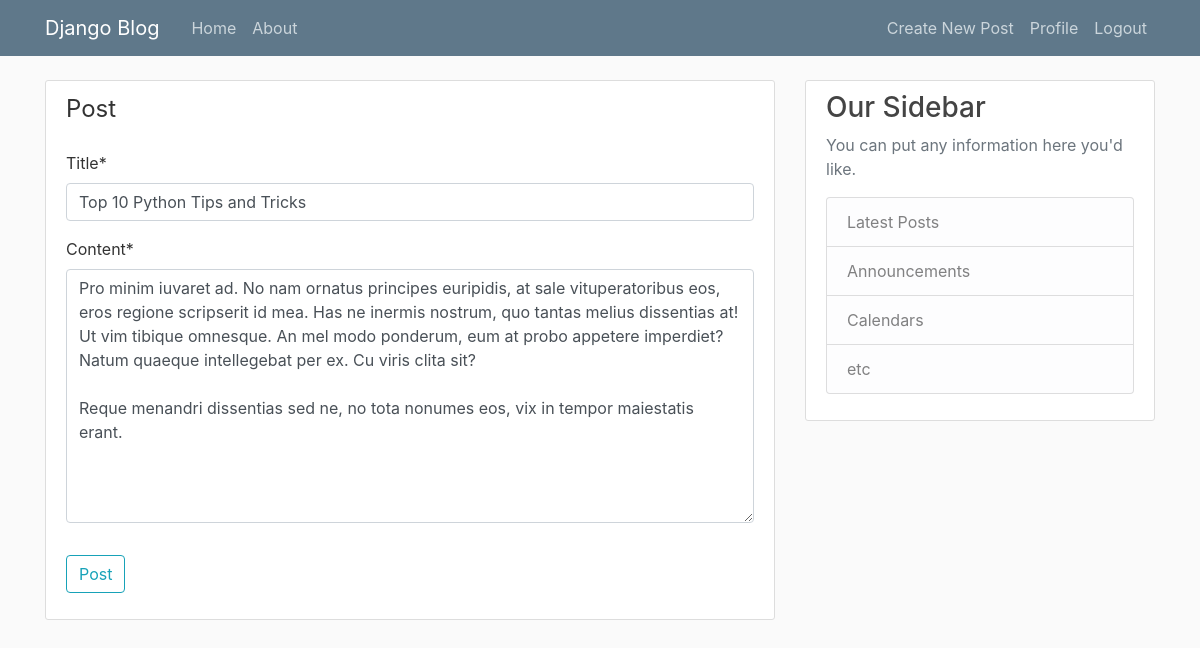
The page /post/28/update/ (signed in) on the database its author committed.
### blog/models.py (models this page shows, shortened)
class post(models.Model):
    title = models.CharField(max_length=100)
    content = models.TextField()
    date_posted = models.DateTimeField(default = timezone.now)
    author = models.ForeignKey(User , on_delete=models.CASCADE , null=True)

### blog/views.py (the view, shortened to what this page needs)
# urls.py: path('post/<int:pk>/update/', PostUpdateView.as_view() , name='post-update'),
class PostUpdateView(LoginRequiredMixin , UserPassesTestMixin,  UpdateView):
    model = post
    fields = ['title' , 'content']
    def test_func(self):
        post = self.get_object()
        if self.request.user == post.author :
            return True
        return False

### blog/templates/blog/post_form.html (shortened to what this page needs)
{% extends "blog/Base.html" %}
{% load crispy_forms_tags %}
{% block content %}
<div class="content-section">
    <form method="POST">
        <fieldset class="form-group">
            <legend class="border_bottom mb-4">
                Post
            </legend>
            {{ form|crispy }}
        </fieldset>
        <div class="form-group">
            <button class="btn btn-outline-info" type="submit"> Post </button>
        </div>
    </form>
</div>
{% endblock content %}

### blog/static/blog/main.css (style rules this page uses)
body { background: #fafafa; color: #333333; margin-top: 5rem; }
.content-section { background: #ffffff; padding: 10px 20px; border: 1px solid #dddddd; border-radius: 3px; margin-bottom: 20px; }

### rows shown on the page
post: title "Top 10 Python Tips and Tricks", content "Pro minim iuvaret ad. No nam ornatus principes euripidis, at sale vituperatoribus eos, eros regione scripserit id mea. Has ne inermis nostrum, quo tantas melius dissentias at! Ut vim tibique omnesque. An mel modo ponderum, eum at probo appetere imperdiet? Natum quaeque intellegebat per ex. Cu viris clita sit? Reque menandri dissentias sed ne, no tota nonumes eos, vix in tempor maiestatis erant."
